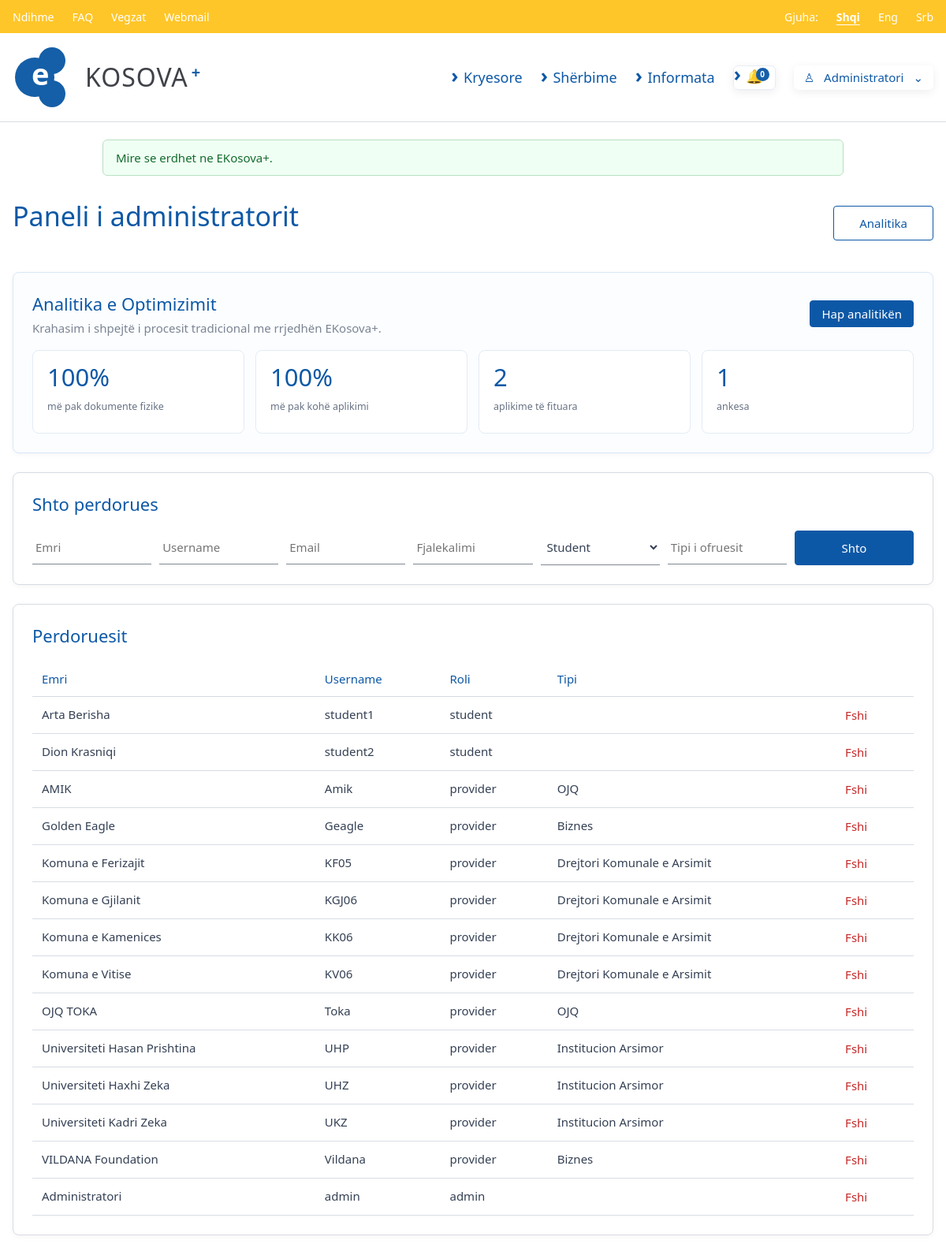
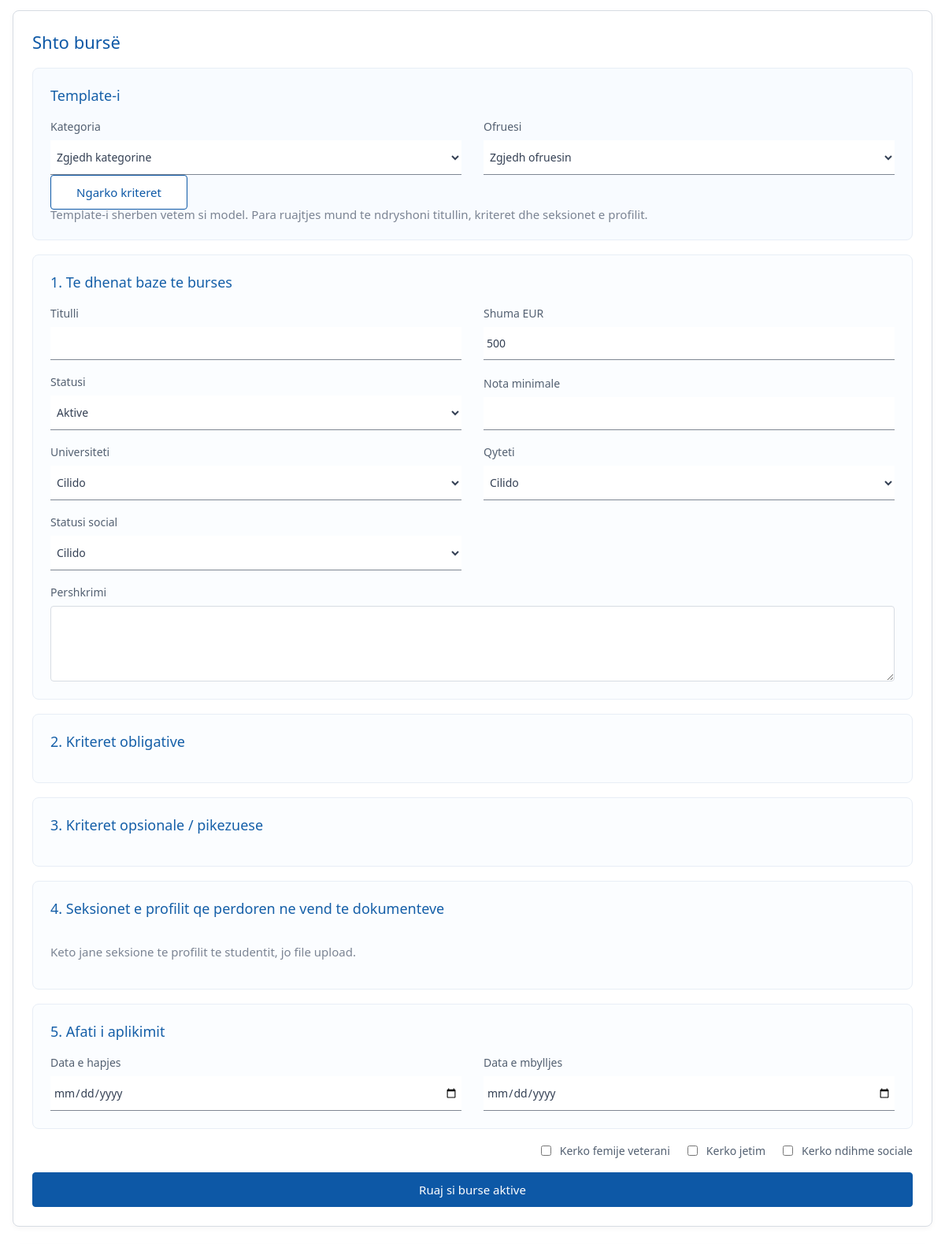
Page /index.php?page=dashboard (signed in, upper part) on the committed database (2 pictures, top to bottom).
### tables this page shows
CREATE TABLE users (
    id INT AUTO_INCREMENT PRIMARY KEY,
    name VARCHAR(160) NOT NULL,
    username VARCHAR(80) NOT NULL UNIQUE,
    email VARCHAR(160) NOT NULL UNIQUE,
    password_hash VARCHAR(255) NOT NULL,
    role ENUM('student','provider','admin') NOT NULL,
    provider_type ENUM('OJQ','Biznes','Institucion Arsimor','Drejtori Komunale e Arsimit','Ofrues i Pavarur') NULL,
    is_active TINYINT(1) NOT NULL DEFAULT 1,
    created_at TIMESTAMP DEFAULT CURRENT_TIMESTAMP
);

### src/utils/helpers.php (called while the page is built, shortened)
<?php
function e(?string $value): string
{
    return htmlspecialchars((string) $value, ENT_QUOTES, 'UTF-8');
}
function current_user(): ?array
{
    return $_SESSION['user'] ?? null;
}

### config/config.php (called while the page is built, shortened)
<?php
function db(): PDO
{
    static $pdo = null;
    if ($pdo === null) {
        $dsn = 'mysql:host=' . DB_HOST . ';dbname=' . DB_NAME . ';charset=utf8mb4';
        $pdo = new PDO($dsn, DB_USER, DB_PASS, [
            PDO::ATTR_ERRMODE => PDO::ERRMODE_EXCEPTION,
            PDO::ATTR_DEFAULT_FETCH_MODE => PDO::FETCH_ASSOC,
        ]);
    }
    return $pdo;
}

### public/index.php (the view, shortened to what this page needs)
<?php
require_once __DIR__ . '/../config/config.php';
require_once __DIR__ . '/../src/utils/helpers.php';
$page = $_GET['page'] ?? 'home';
render_layout($page);
function admin_scholarship_template_payload(): array
{
    $templates = db()->query('SELECT * FROM scholarship_templates WHERE is_active=1 ORDER BY category, provider_name')->fetchAll();
    $payload = [];
    foreach ($templates as $template) {
        $templateId = (int) $template['id'];
        $ruleStmt = db()->prepare('SELECT rule_key, operator, rule_value, is_required, points, description FROM scholarship_template_rules WHERE template_id=? ORDER BY is_required DESC, id');
        $ruleStmt->execute([$templateId]);
        $documentStmt = db()->prepare('SELECT document_section_name, is_required, is_optional_bonus, description FROM scholarship_template_documents WHERE template_id=? ORDER BY is_required DESC, is_optional_bonus, id');
        $documentStmt->execute([$templateId]);
        $rules = $ruleStmt->fetchAll();
        $payload[] = [
            'id' => $templateId,
            'category' => $template['category'],
            'provider_name' => $template['provider_name'],
            'title' => $template['title'],
            'description' => $template['description'],
            'start_date' => $template['start_date'],
            'end_date' => $template['end_date'],
            'rules' => $rules,
            'documents' => $documentStmt->fetchAll(),
        ];
    }
    return $payload;
}
function getRuleDisplayInfo(string $ruleKey): array
{
    $map = rule_display_map();
    $canonical = rule_key_alias($ruleKey);
    $info = $map[$canonical] ?? [
        'label' => humanize_rule_key($ruleKey),
        'document_section' => 'Profili i studentit',
        'human_description' => humanize_rule_key($ruleKey),
    ];
    $info['rule_key'] = $ruleKey;
    return $info;
}
function rule_key_alias(string $ruleKey): string
{
    return [
        'bank_confirmed' => 'bank_completed',
        'has_other_scholarship' => 'active_other_scholarship',
        'active_scholarship_exists' => 'active_other_scholarship',
        'social_assistance' => 'receives_social_assistance',
        'deficit_field' => 'is_deficit_program',
        'field_of_study' => 'program',
        'veteran_child' => 'is_veteran_child',
        'war_invalid' => 'disabled_war',
        'war_veteran' => 'veteran_war',
        'missing_one_parent' => 'one_parent_missing',
        'missing_both_parents' => 'two_parents_missing',
        'last_year_student' => 'is_final_year',
        'competition_awards' => 'competition_awards',
    ][$ruleKey] ?? $ruleKey;
}
function humanize_rule_key(string $ruleKey): string
{
    return ucfirst(str_replace('_', ' ', $ruleKey));
}
function render_layout(string $page): void
{
    require __DIR__ . '/../src/pages/layout_top.php';
    match ($page) {
        'login' => page_login(),
        'register' => page_register(),
        'dashboard' => page_dashboard(),
        'services' => page_services(),
        'education' => page_education(),
        'help' => page_help(),
        'info' => page_info(),
        'scholarships' => page_scholarships(),
        'profile' => page_profile(),
        'provider' => page_provider(),
        'admin' => page_admin(),
        'analytics' => page_analytics(),
        'complaint' => page_complaint(),
        default => page_home(),
    };
    require __DIR__ . '/../src/pages/layout_bottom.php';
}
    ?>
    <?php
function page_dashboard(): void
{
    $role = current_user()['role'];
    if ($role === 'admin') {
        page_admin();
        return;
    }
    ?>
    <?php
}
        ?>
    <?php
function page_admin(): void
{
    $users = db()->query('SELECT * FROM users ORDER BY role, name')->fetchAll();
    $providers = db()->query('SELECT id, name, provider_type FROM users WHERE role = "provider" AND is_active = 1 ORDER BY name')->fetchAll();
    $analytics = analytics_data();
    $templatePayload = admin_scholarship_template_payload();
    ?>
    <section class="page-head">
        <h1>Paneli i administratorit</h1>
        <a class="btn btn-outline" href="<?= BASE_URL ?>/index.php?page=analytics">Analitika</a>
    </section>
    <?php render_analytics_summary($analytics); ?>
    <section class="panel">
        <h2>Shto perdorues</h2>
        <form method="post" class="form inline-form">
            <input name="name" placeholder="Emri" required><input name="username" placeholder="Username" required><input name="email" type="email" placeholder="Email" required><input name="password" placeholder="Fjalekalimi">
            <select name="role"><option value="student">Student</option><option value="provider">Ofrues</option><option value="admin">Admin</option></select>
            <input name="provider_type" placeholder="Tipi i ofruesit">
            <button class="btn">Shto</button>
        </form>
    </section>
    <section class="panel"><h2>Perdoruesit</h2><table><tr><th>Emri</th><th>Username</th><th>Roli</th><th>Tipi</th><th></th></tr><?php foreach ($users as $u): ?><tr><td><?= e($u['name']) ?></td><td><?= e($u['username']) ?></td><td><?= e($u['role']) ?></td><td><?= e($u['provider_type']) ?></td><td><form method="post"><button class="link danger">Fshi</button></form></td></tr><?php endforeach; ?></table></section>
    <section class="panel">
        <h2>Shto bursë</h2>
        <?php if (!$providers): ?>
            <p class="muted-text">Nuk ka ofrues aktivë. Shtoni fillimisht një përdorues me rolin Ofrues.</p>
        <?php else: ?>
            <form method="post" class="form scholarship-template-form" id="adminScholarshipForm" data-templates="<?= e((string) json_encode($templatePayload, JSON_UNESCAPED_UNICODE)) ?>">
                <div class="form-subsection scholarship-template-picker">
                    <h3>Template-i</h3>
                    <div class="form-section-grid">
                        <label>Kategoria
                            <select name="category" id="scholarshipCategory" required>
                                <option value="">Zgjedh kategorine</option>
                            </select>
                        </label>
                        <label id="templateProviderWrap">Ofruesi
                            <select id="templateProviderSelect">
                                <option value="">Zgjedh ofruesin</option>
                            </select>
                        </label>
                    </div>
                    <button class="btn btn-outline" type="button" id="loadScholarshipTemplate">Ngarko kriteret</button>
                    <p class="muted-text template-hint">Template-i sherben vetem si model. Para ruajtjes mund te ndryshoni titullin, kriteret dhe seksionet e profilit.</p>
                </div>
                <div class="form-subsection">
                    <h3>1. Te dhenat baze te burses</h3>
                    <div class="form-section-grid">
                        <label>Titulli<input name="title" id="scholarshipTitle" required></label>
                        <label>Shuma EUR<input type="number" name="amount" step="0.01" min="1" value="500" required></label>
                        <label>Statusi<select name="status"><option value="active">Aktive</option><option value="inactive">Jo aktive</option></select></label>
                        <label>Nota minimale<input type="number" min="6" max="10" step="0.01" name="min_grade" id="legacyMinGrade"></label>
                        <label>Universiteti<select name="required_university" id="legacyUniversity"><option value="">Cilido</option></select></label>
                        <label>Qyteti<select name="required_city" id="legacyCity"><option value="">Cilido</option><option>Kamenice</option><option>Gjilan</option><option>Viti</option><option>Ferizaj</option></select></label>
                        <label>Statusi social<select name="required_social_status" id="legacySocialStatus"><option value="">Cilido</option></select></label>
                        <label class="wide">Pershkrimi<textarea name="description" id="scholarshipDescription"></textarea></label>
                    </div>
                </div>
                <div class="form-subsection">
                    <h3>2. Kriteret obligative</h3>
                </div>
                <div class="form-subsection">
                    <h3>3. Kriteret opsionale / pikezuese</h3>
                </div>
                <div class="form-subsection">
                    <h3>4. Seksionet e profilit qe perdoren ne vend te dokumenteve</h3>
                    <p class="muted-text">Keto jane seksione te profilit te studentit, jo file upload.</p>
                </div>
                <div class="form-subsection">
                    <h3>5. Afati i aplikimit</h3>
                    <div class="form-section-grid">
                        <label>Data e hapjes<input type="date" name="start_date" id="scholarshipStartDate"></label>
                        <label>Data e mbylljes<input type="date" name="end_date" id="scholarshipEndDate" required></label>
                    </div>
                </div>
                <div class="checkbox-group inline-checks">
                    <label class="check"><input type="checkbox" name="requires_veteran_child" id="legacyVeteranChild"> Kerko femije veterani</label>
                    <label class="check"><input type="checkbox" name="requires_orphan" id="legacyOrphan"> Kerko jetim</label>
                    <label class="check"><input type="checkbox" name="requires_social_assistance" id="legacySocialAssistance"> Kerko ndihme sociale</label>
                </div>
                <button class="btn">Ruaj si burse aktive</button>
            </form>
        <?php endif; ?>
    </section>
    <?php
}
function analytics_data(): array
{
    $traditionalSteps = 10;
    $ekosovaSteps = 2.5;
    $traditionalSeconds = 345600;
    $ekosovaSeconds = 3;
    $traditionalVisits = 5;
    $ekosovaVisits = 0;
    $traditionalDocuments = 6;
    $ekosovaDocuments = 0;
    return [
        'metrics' => [
            [
                'label' => 'Reduktimi i dokumenteve fizike',
                'before' => $traditionalDocuments . ' dokumente',
                'after' => $ekosovaDocuments . ' dokumente fizike',
                'percent' => 100.0,
                'tone' => 'gold',
            ],
            [
                'label' => 'Reduktimi i vizitave fizike',
                'before' => $traditionalVisits . ' institucione fizike',
                'after' => $ekosovaVisits . ' vizita fizike',
                'percent' => 100.0,
                'tone' => 'teal',
            ],
            [
                'label' => 'Reduktimi i hapave proceduralë',
                'before' => $traditionalSteps . ' hapa',
                'after' => '2-3 hapa',
                'percent' => percentage_reduction($traditionalSteps, $ekosovaSteps),
                'tone' => 'blue',
            ],
            [
                'label' => 'Reduktimi i kohës së aplikimit',
                'before' => '4 ditë',
                'after' => '3 sekonda pas klikimit',
                'percent' => percentage_reduction($traditionalSeconds, $ekosovaSeconds),
                'tone' => 'green',
            ],
            [
                'label' => 'Eliminimi i refuzimit manual',
                'before' => 'Listim i plotë dhe refuzim manual',
                'after' => 'Shfaqen vetëm bursat e përshtatshme',
                'percent' => 100.0,
                'tone' => 'purple',
            ],
        ],
        'counts' => analytics_counts(),
        'optimization_sources' => [
            'Eliminimi i dokumenteve fizike/PDF.',
            'Zëvendësimi i dokumenteve me seksione të profilit.',
            'Matching automatik student-bursë.',
            'Shfaqja vetëm e bursave të përshtatshme.',
            'Eliminimi i refuzimit manual.',
            'Aplikimi me një klikim.',
            'Fitimi/simulimi pas 3 sekondash.',
        ],
        'comparison' => [
            ['Procesi', 'Procesi tradicional', 'Procesi me EKosova+'],
            ['Pikat e kontaktit', '5 institucione fizike', '1 platformë'],
            ['Hapat', '10 hapa', '2-3 hapa'],
            ['Dokumentet', '6 dokumente', '0 dokumente fizike'],
            ['Koha', '4 ditë', '3 sekonda pas klikimit'],
        ],
    ];
}
function analytics_counts(): array
{
    $counts = [
        'total_applications' => 0,
        'won_applications' => 0,
        'active_scholarships' => 0,
        'total_complaints' => 0,
    ];
    try {
        $queries = [
            'total_applications' => ['SELECT COUNT(*) FROM applications', []],
            'won_applications' => ['SELECT COUNT(*) FROM applications WHERE status IN ("fituar", "approved")', []],
            'active_scholarships' => ['SELECT COUNT(*) FROM scholarships WHERE status = ?', ['active']],
            'total_complaints' => ['SELECT COUNT(*) FROM complaints', []],
        ];
        foreach ($queries as $key => [$sql, $params]) {
            $stmt = db()->prepare($sql);
            $stmt->execute($params);
            $counts[$key] = (int) $stmt->fetchColumn();
        }
    } catch (Throwable $e) {
        return $counts;
    }
    return $counts;
}
function percentage_reduction(float $before, float $after): float
{
    return max(0.0, min(100.0, (($before - $after) / $before) * 100));
}
function percent_label(float $value): string
{
    return rtrim(rtrim(number_format($value, 1), '0'), '.') . '%';
}
function render_analytics_summary(array $analytics): void
{
    $counts = $analytics['counts'];
    ?>
    <section class="panel analytics-summary-panel">
        <div class="analytics-summary-head">
            <div>
                <h2>Analitika e Optimizimit</h2>
                <p class="muted-text">Krahasim i shpejtë i procesit tradicional me rrjedhën EKosova+.</p>
            </div>
            <a class="btn small" href="<?= BASE_URL ?>/index.php?page=analytics">Hap analitikën</a>
        </div>
        <div class="analytics-mini-grid">
            <article>
                <span><?= percent_label($analytics['metrics'][0]['percent']) ?></span>
                <small>më pak dokumente fizike</small>
            </article>
            <article>
                <span><?= percent_label($analytics['metrics'][3]['percent']) ?></span>
                <small>më pak kohë aplikimi</small>
            </article>
            <article>
                <span><?= (int) $counts['won_applications'] ?></span>
                <small>aplikime të fituara</small>
            </article>
            <article>
                <span><?= (int) $counts['total_complaints'] ?></span>
                <small>ankesa</small>
            </article>
        </div>
    </section>
    <?php
}
    ?>

### rows in the picture
users: name "Arta Berisha", username "student1", role "student"
users: name "Dion Krasniqi", username "student2", role "student"
users: name "AMIK", username "Amik", role "provider", provider_type "OJQ"
users: name "Golden Eagle", username "Geagle", role "provider", provider_type "Biznes"
users: name "Komuna e Ferizajit", username "KF05", role "provider", provider_type "Drejtori Komunale e Arsimit"
users: name "Komuna e Gjilanit", username "KGJ06", role "provider", provider_type "Drejtori Komunale e Arsimit"
users: name "Komuna e Kamenices", username "KK06", role "provider", provider_type "Drejtori Komunale e Arsimit"
users: name "Komuna e Vitise", username "KV06", role "provider", provider_type "Drejtori Komunale e Arsimit"
users: name "OJQ TOKA", username "Toka", role "provider", provider_type "OJQ"
users: name "Universiteti Hasan Prishtina", username "UHP", role "provider", provider_type "Institucion Arsimor"
users: name "Universiteti Haxhi Zeka", username "UHZ", role "provider", provider_type "Institucion Arsimor"
users: name "Universiteti Kadri Zeka", username "UKZ", role "provider", provider_type "Institucion Arsimor"
users: name "VILDANA Foundation", username "Vildana", role "provider", provider_type "Biznes"
users: name "Administratori", username "admin", role "admin"

### other values in the picture
t('help') "Ndihme"
t('faq') "FAQ"
t('links') "Vegzat"
t('webmail') "Webmail"
t('language') "Gjuha:"
t('home') "Kryesore"
t('services') "Shërbime"
t('information') "Informata"
current_user()['name'] "Administratori"
$flash['message'] "Mire se erdhet ne EKosova+."
percent_label($analytics['metrics'][0]['percent']) "100%"
percent_label($analytics['metrics'][3]['percent']) "100%"
$counts['won_applications'] "2"
$counts['total_complaints'] "1"
